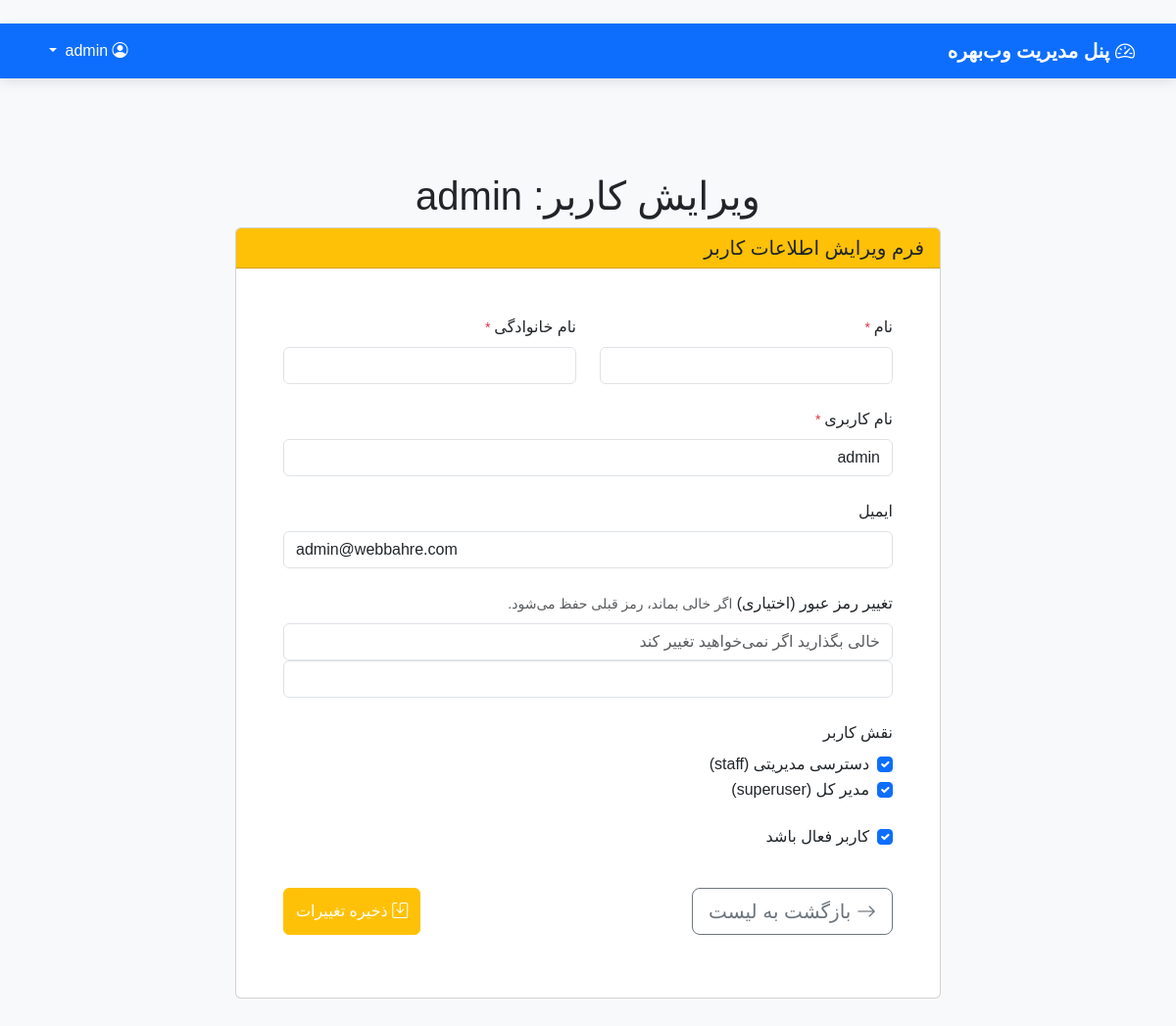
The page /users/1/edit/ (signed in) on the database its author committed.
### users/models.py (models this page shows, shortened)
class CustomUser(AbstractUser):
    ROLE_CHOICES = (
        ('manager', 'Manager'),
        ('staff', 'Staff'),
        ('employee', 'Employee'),
    )
    role = models.CharField(max_length=20, choices=ROLE_CHOICES, default='employee')
    phone_number = models.CharField(max_length=15, blank=True, null=True)
    is_staff_member = models.BooleanField(default=False)  # نقش سازمانی
    personel_code = models.CharField(max_length=15, blank=True, null=False)

### users/views.py (the view)
# urls.py: path('<int:pk>/edit/', views.UserUpdateView.as_view(), name='user_edit'),
@method_decorator([login_required, staff_member_required], name='dispatch')
class UserUpdateView(SuccessMessageMixin, UpdateView):
    model = get_user_model()
    form_class = CustomUserChangeForm
    template_name = 'admin/user_edit.html'
    success_url = reverse_lazy('users:users_list')
    success_message = 'اطلاعات کاربر با موفقیت بروزرسانی شد.'
    def get_context_data(self, **kwargs):
        context = super().get_context_data(**kwargs)
        context['user'] = self.object  # برای نمایش نام در عنوان صفحه
        return context

### templates/admin/user_edit.html (shortened to what this page needs)
﻿{% extends 'admin/base_admin.html' %}
{% block content %}
    <div class="container py-5">
        <div class="row justify-content-center">
            <div class="col-lg-8 col-md-10">
                <h1 class="page-title text-center">ویرایش کاربر: {{ user.get_full_name|default:user.username }}</h1>
                <div class="card">
                    <div class="card-header bg-warning text-dark">
                        <h5 class="mb-0">فرم ویرایش اطلاعات کاربر</h5>
                    </div>
                    <div class="card-body p-5">
                        <form method="post">
                            <div class="row mb-4">
                                <div class="col-md-6">
                                    <label class="form-label">نام<small class="text-danger"> *</small></label>
                                    {{ form.first_name }}
                                </div>
                                <div class="col-md-6">
                                    <label class="form-label">نام خانوادگی<small class="text-danger"> *</small></label>
                                    {{ form.last_name }}
                                </div>
                            </div>
                            <div class="mb-4">
                                <label class="form-label">نام کاربری<small class="text-danger"> *</small></label>
                                {{ form.username }}
                            </div>
                            <div class="mb-4">
                                <label class="form-label">ایمیل</label>
                                {{ form.email }}
                            </div>
                            <div class="mb-4">
                                <label class="form-label">تغییر رمز عبور (اختیاری)</label>
                                <small class="text-muted">اگر خالی بماند، رمز قبلی حفظ می‌شود.</small>
                                {{ form.password1 }}
                                {{ form.password2 }}
                            </div>
                            <div class="mb-4">
                                <label class="form-label">نقش کاربر</label>
                                <div class="form-check">
                                    {{ form.is_staff }}
                                    <label class="form-check-label">دسترسی مدیریتی (staff)</label>
                                </div>
                                <div class="form-check">
                                    {{ form.is_superuser }}
                                    <label class="form-check-label">مدیر کل (superuser)</label>
                                </div>
                            </div>
                            <div class="mb-4">
                                <div class="form-check">
                                    {{ form.is_active }}
                                    <label class="form-check-label">کاربر فعال باشد</label>
                                </div>
                            </div>
                            <div class="d-grid d-md-flex justify-content-md-between">
                                <a href="{% url 'users:users_list' %}" class="btn btn-outline-secondary btn-lg mt-3">
                                    <i class="bi bi-arrow-right"></i> بازگشت به لیست
                                </a>
                                <button type="submit" class="btn btn-warning btn-submit mt-3 text-white">
                                    <i class="bi bi-save"></i> ذخیره تغییرات
                                </button>
                            </div>
                        </form>
                    </div>
                </div>
            </div>
        </div>
    </div>
{% endblock %}

### templates/admin/base_admin.html (style rules this page uses)
body { font-family: 'Vazir', sans-serif; background-color: #f8f9fa; }

### rows shown on the page
CustomUser: get_full_name "admin", username "admin", email "admin@webbahre.com", is_staff "☑", is_superuser "☑", is_active "☑"
